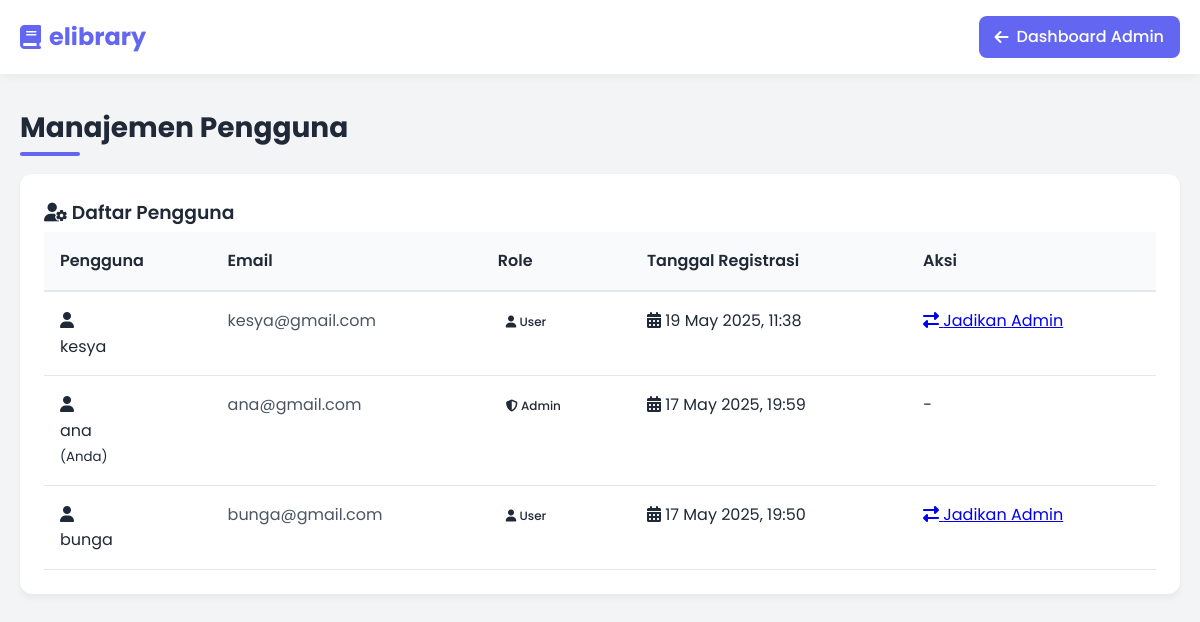
Screenshot of /manajemen_pengguna.php (signed in) with the database file from the repository.
### tables this page shows
CREATE TABLE `users` (
  `id_user` int(11) NOT NULL,
  `nama_lengkap` varchar(100) NOT NULL,
  `username` varchar(50) NOT NULL,
  `email` varchar(100) NOT NULL,
  `password` varchar(255) NOT NULL,
  `role` enum('user','admin') DEFAULT 'user',
  `created_at` datetime DEFAULT current_timestamp()
);

### manajemen_pengguna.php (the view, shortened to what this page needs)
<?php
require "db.php";
$users = $conn->query("SELECT * FROM users ORDER BY created_at DESC");
?>
<!DOCTYPE html>
<html lang="id">
<head>
<link rel="stylesheet" href="https://cdnjs.cloudflare.com/ajax/libs/font-awesome/6.4.0/css/all.min.css">
<link rel="stylesheet" href="stylee.css">
</head>
<body>
<nav class="navbar">
        <div class="container navbar-container">
            <div class="logo">
                <i class="fas fa-book"></i>
                elibrary
            </div>
            <a href="dashboard_admin.php" class="back-button">
                <i class="fas fa-arrow-left"></i>
                Dashboard Admin
            </a>
        </div>
    </nav>
    <div class="container">
        <h2 class="page-title">Manajemen Pengguna</h2>
        <div class="card">
            <h3 class="table-title"><i class="fas fa-user-cog"></i> Daftar Pengguna</h3>
            <div class="table-responsive">
                <table class="table">
                    <thead>
                        <tr>
                            <th>Pengguna</th>
                            <th>Email</th>
                            <th>Role</th>
                            <th>Tanggal Registrasi</th>
                            <th>Aksi</th>
                        </tr>
                    </thead>
                    <tbody>
                        <?php while($user = $users->fetch_assoc()): ?>
                            <tr class="<?php echo $_SESSION['user']['id_user'] === $user['id_user'] ? 'current-user' : ''; ?>">
                                <td data-label="Pengguna">
                                    <div class="user-info">
                                        <div class="user-avatar">
                                            <i class="fas fa-user"></i>
                                        </div>
                                        <div class="user-details">
                                            <div class="user-name"><?=htmlspecialchars($user['username'])?></div>
                                            <?php if($_SESSION['user']['id_user'] === $user['id_user']): ?>
                                                <small>(Anda)</small>
                                            <?php endif; ?>
                                        </div>
                                    </div>
                                </td>
                                <td data-label="Email">
                                    <a href="mailto:<?=htmlspecialchars($user['email'])?>" style="color:#4b5563; text-decoration:none;">
                                        <?=htmlspecialchars($user['email'])?>
                                    </a>
                                </td>
                                <td data-label="Role">
                                    <?php if($user['role'] === 'admin'): ?>
                                        <span class="badge badge-admin">
                                            <i class="fas fa-shield-alt"></i> Admin
                                        </span>
                                    <?php else: ?>
                                        <span class="badge badge-user">
                                            <i class="fas fa-user"></i> User
                                        </span>
                                    <?php endif; ?>
                                </td>
                                <td data-label="Tanggal Registrasi">
                                    <div class="user-date">
                                        <i class="fas fa-calendar-alt"></i>
                                        <?=date('d M Y, H:i', strtotime($user['created_at']))?>
                                    </div>
                                </td>
                                <td data-label="Aksi">
                                    <?php if($_SESSION['user']['id_user'] !== $user['id_user']): ?>
                                        <a href="manajemen_pengguna.php?ubah_role=<?=$user['id_user']?>"
                                           onclick="return confirm('Apakah Anda yakin ingin mengubah role pengguna ini?')"
                                           class="btn-change-role">
                                            <i class="fas fa-exchange-alt"></i>
                                            <?php if($user['role'] === 'admin'): ?>
                                                Jadikan User
                                            <?php else: ?>
                                                Jadikan Admin
                                            <?php endif; ?>
                                        </a>
                                    <?php else: ?>
                                        <em>-</em>
                                    <?php endif; ?>
                                </td>
                            </tr>
                        <?php endwhile; ?>
                    </tbody>
                </table>
            </div>
        </div>
    </div>
</body>
</html>

### stylee.css (style rules this page uses)
:root { --primary: #6366f1; --primary-dark: #4f46e5; --secondary: #9ca3af; --dark: #1f2937; --light: #f9fafb; --danger: #ef4444; --success: #10b981; --warning: #f59e0b; }
* { margin: 0; padding: 0; box-sizing: border-box; }
body { font-family: 'Poppins', sans-serif; background-color: #f3f4f6; color: #1f2937; line-height: 1.6; }
.container { max-width: 1280px; margin: 0 auto; padding: 0 20px; }
.navbar { background-color: white; box-shadow: 0 2px 10px rgba(0,0,0,0.05); padding: 16px 0; position: sticky; top: 0; z-index: 100; }
.navbar-container { display: flex; justify-content: space-between; align-items: center; }
.logo { font-size: 24px; font-weight: 700; color: var(--primary); display: flex; align-items: center; gap: 8px; }
.back-button { display: inline-flex; align-items: center; gap: 8px; background-color: var(--primary); color: white; padding: 8px 16px; border-radius: 8px; text-decoration: none; font-weight: 500; transition: all 0.2s ease; }
.page-title { font-size: 28px; font-weight: 700; margin: 32px 0 24px; color: var(--dark); position: relative; display: inline-block; }
.page-title::after { content: ''; position: absolute; bottom: -6px; left: 0; width: 60px; height: 4px; background-color: var(--primary); border-radius: 2px; }
.card { background-color: white; border-radius: 12px; box-shadow: 0 4px 6px rgba(0,0,0,0.05); padding: 24px; margin-bottom: 24px; }
.table-responsive { overflow-x: auto; }
.table { width: 100%; border-collapse: collapse; }
.table th { background-color: #f9fafb; color: var(--dark); font-weight: 600; text-align: left; padding: 16px; border-bottom: 2px solid #e5e7eb; }
.table td { padding: 16px; border-bottom: 1px solid #e5e7eb; vertical-align: top; }
.table-title { font-weight: 600; color: var(--dark); margin-bottom: 4px; }
.badge { display: inline-block; padding: 4px 8px; border-radius: 9999px; font-size: 12px; font-weight: 500; }

### rows the page displays
users: username "kesya", email "kesya@gmail.com", role "user" (drawn), created_at "19 May 2025, 11:38"
users: username "ana", shows "(Anda)", email "ana@gmail.com", role "admin" (drawn), created_at "17 May 2025, 19:59"
users: username "bunga", email "bunga@gmail.com", role "user" (drawn), created_at "17 May 2025, 19:50"
